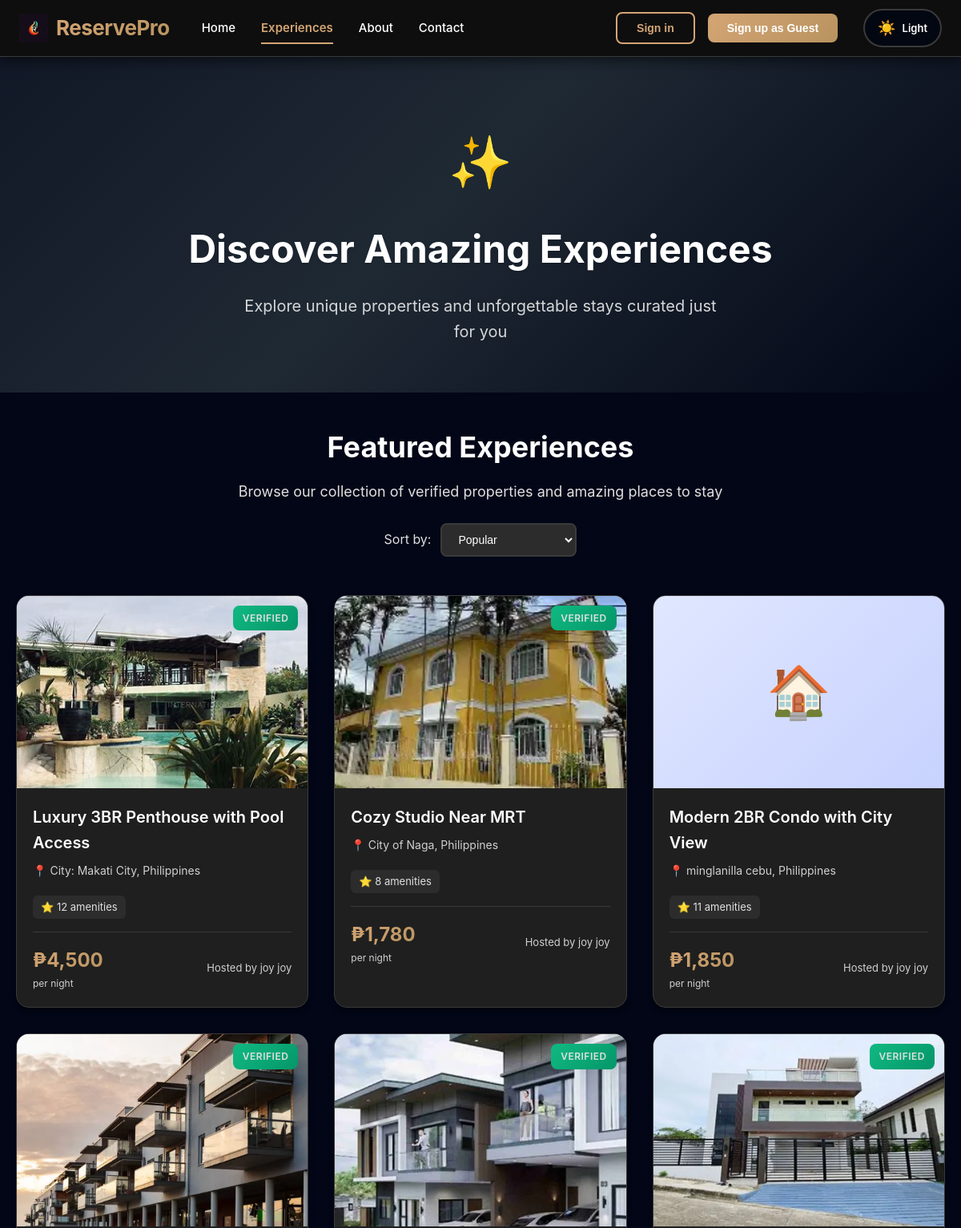
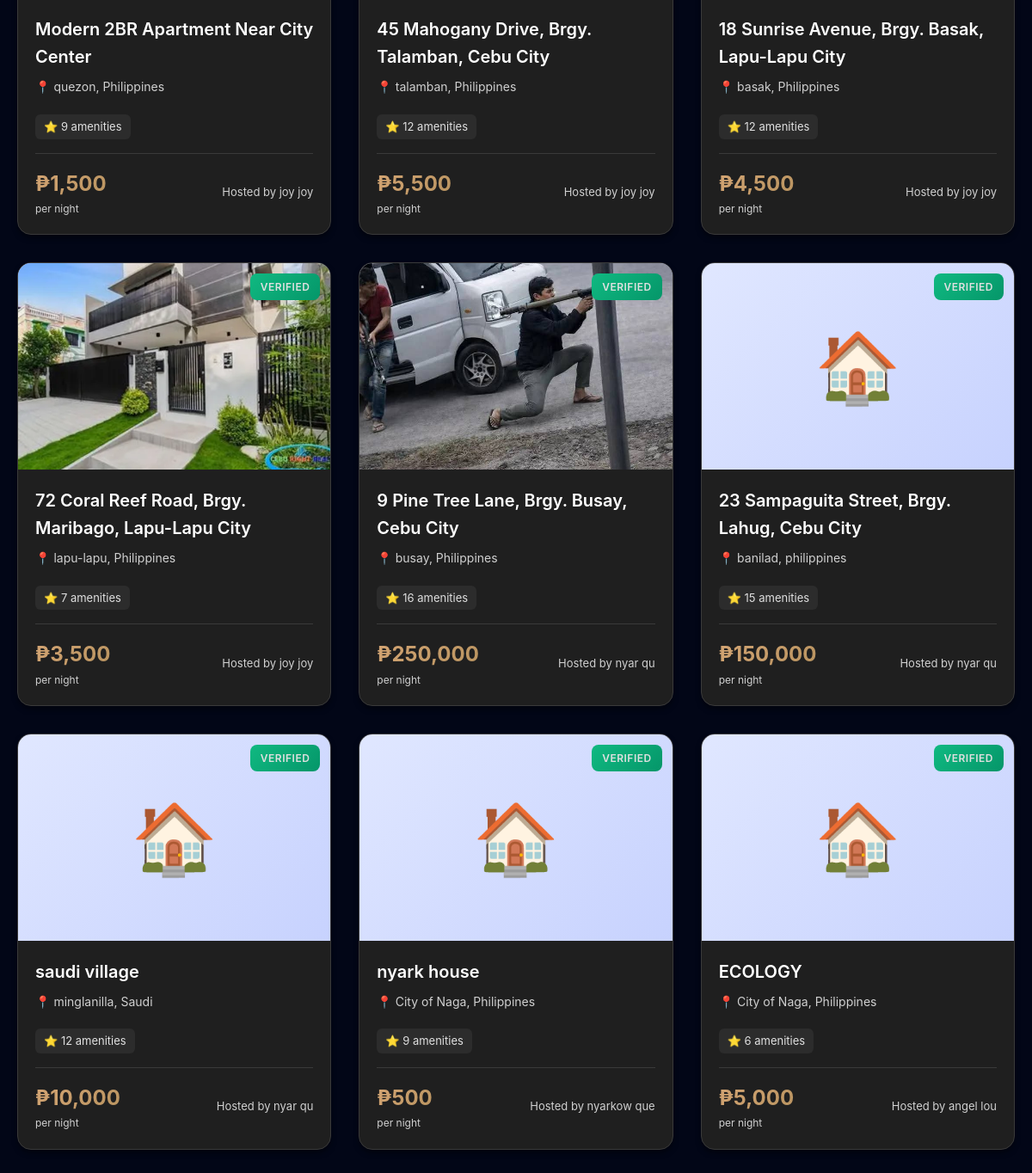
Screenshot of /experiences.php with the database file from the repository (2 pictures, top to bottom).
### tables this page shows
CREATE TABLE `properties` (
  `id` int(11) NOT NULL,
  `host_id` int(11) NOT NULL,
  `title` varchar(255) NOT NULL,
  `description` text NOT NULL,
  `property_type` enum('house','apartment','condo','villa','hotel') NOT NULL,
  `address` text NOT NULL,
  `city` varchar(100) NOT NULL,
  `country` varchar(100) NOT NULL,
  `price_per_night` decimal(10,2) NOT NULL,
  `max_guests` int(11) NOT NULL,
  `bedrooms` int(11) NOT NULL,
  `bathrooms` int(11) NOT NULL,
  `latitude` decimal(10,8) DEFAULT NULL,
  `longitude` decimal(11,8) DEFAULT NULL,
  `auto_accept_bookings` tinyint(1) NOT NULL DEFAULT 0,
  `average_rating` decimal(3,2) DEFAULT NULL,
  `review_count` int(11) NOT NULL DEFAULT 0,
  `status` enum('pending','approved','rejected','suspended','out_of_order') DEFAULT 'pending',
  `admin_notes` text DEFAULT NULL,
  `created_at` timestamp NOT NULL DEFAULT current_timestamp(),
  `updated_at` timestamp NOT NULL DEFAULT current_timestamp() ON UPDATE current_timestamp()
);

CREATE TABLE `users` (
  `id` int(11) NOT NULL,
  `first_name` varchar(50) NOT NULL,
  `last_name` varchar(50) NOT NULL,
  `date_of_birth` date DEFAULT NULL,
  `email` varchar(100) NOT NULL,
  `password` varchar(255) NOT NULL,
  `created_at` timestamp NOT NULL DEFAULT current_timestamp(),
  `role` enum('guest','host','admin') DEFAULT 'guest',
  `email_verified` tinyint(1) NOT NULL DEFAULT 0,
  `verification_token` varchar(100) DEFAULT NULL,
  `host_verified` tinyint(1) NOT NULL DEFAULT 0,
  `host_verification_status` enum('none','under review','approved','rejected') NOT NULL DEFAULT 'none'
);

### config/session.php (called while the page is built, shortened)
<?php
function isLoggedIn() {
    return isset($_SESSION['user_id']);
}
?>

### experiences.php (the view, shortened to what this page needs)
<?php
require_once __DIR__ . '/config/session.php';
$user = isLoggedIn() ? getCurrentUser() : null;
$conn = getDBConnection();
$query = "
    SELECT p.*, u.first_name, u.last_name,
    (SELECT photo_url FROM property_photos WHERE property_id = p.id AND is_primary = 1 LIMIT 1) as primary_photo
    FROM properties p
    JOIN users u ON p.host_id = u.id
    WHERE p.status = 'approved'
    ORDER BY p.created_at DESC
";
$result = $conn->query($query);
$properties = [];
if ($result) {
    $properties = $result->fetch_all(MYSQLI_ASSOC);
}
$property_amenities = [];
foreach ($properties as $property) {
    $stmt = $conn->prepare("
        SELECT COUNT(*) as amenity_count
        FROM property_amenities
        WHERE property_id = ?
    ");
    $stmt->bind_param("i", $property['id']);
    $stmt->execute();
    $amenity_result = $stmt->get_result();
    $property_amenities[$property['id']] = $amenity_result->fetch_assoc()['amenity_count'];
}
?>
<!DOCTYPE html>
<html lang="en">
<head>
    <link rel="stylesheet" href="assets/css/style.css?v=23.0">
    <link rel="stylesheet" href="assets/css/landing.css?v=23.0">
    <link rel="stylesheet" href="assets/css/modal.css?v=23.0">
    <link rel="stylesheet" href="assets/css/role-select.css?v=23.0">
    <link rel="stylesheet" href="assets/css/theme-toggle.css?v=23.0">
    <link rel="stylesheet" href="assets/css/animations.css?v=1.0">
</head>
<body>
    <nav class="navbar">
        <div class="nav-container">
            <div class="nav-left">
                <a href="home.php" class="brand">
                    <?php require __DIR__ . '/includes/brand-icon-svg.php'; ?>
                    <span class="brand-name">ReservePro</span>
                </a>
                <div class="nav-links">
                    <a href="home.php">Home</a>
                    <a href="experiences.php" class="active">Experiences</a>
                    <a href="about.php">About</a>
                    <a href="contact.php">Contact</a>
                </div>
            </div>
            <div class="nav-right">
                <?php if ($user): ?>
                    <div class="user-nav">
                        <span class="user-greeting">Hi, <?php echo htmlspecialchars($user['first_name']); ?></span>
                        <?php if ($user['role'] === 'admin'): ?>
                            <a href="admin/dashboard.php" class="nav-btn">Admin Panel</a>
                        <?php elseif ($user['role'] === 'host'): ?>
                            <a href="host/dashboard.php" class="nav-btn">Dashboard</a>
                        <?php else: ?>
                            <a href="home.php" class="nav-btn">Browse</a>
                        <?php endif; ?>
                        <a href="logout.php" class="nav-btn-outline">Logout</a>
                    </div>
                <?php else: ?>
                    <button onclick="openModal('loginModal')" class="nav-btn-outline">Sign in</button>
                    <button onclick="openModal('registerModal')" class="nav-btn">Sign up as Guest</button>
                <?php endif; ?>
                <div class="theme-toggle">
                    <span class="theme-toggle-icon">☀️</span>
                    <span class="theme-toggle-text">Light</span>
                </div>
            </div>
        </div>
    </nav>
    <section class="experiences-hero">
        <div class="experience-icon">✨</div>
        <h1>Discover Amazing Experiences</h1>
        <p>Explore unique properties and unforgettable stays curated just for you</p>
    </section>
    <div class="experiences-content">
        <div class="section-header">
            <h2>Featured Experiences</h2>
            <p>Browse our collection of verified properties and amazing places to stay</p>
            <div class="sort-options" style="margin-top: 24px; display: flex; justify-content: center; align-items: center; gap: 12px;">
                <label style="color: #E0E0E0; font-size: 16px;">Sort by:</label>
                <select class="sort-select experience-sort" style="padding: 10px 16px; background: #2C2C2C; color: #FFFFFF; border: 2px solid #3A3A3A; border-radius: 8px; font-size: 14px; cursor: pointer;">
                    <option value="popular">Popular</option>
                </select>
            </div>
        </div>
        <div class="experiences-grid">
            <?php if (empty($properties)): ?>
                <div class="empty-state">
                    <div class="empty-state-icon">🏝️</div>
                    <h3>No Experiences Available Yet</h3>
                    <p>Check back soon for amazing properties and experiences!</p>
                    <a href="home.php" class="btn-home">Back to Home</a>
                </div>
            <?php else: ?>
                <?php foreach ($properties as $property): ?>
                    <div class="experience-card" onclick="openPropertyModal(<?php echo $property['id']; ?>)" data-price="<?php echo $property['price_per_night']; ?>" data-date="<?php echo $property['created_at']; ?>">
                        <div class="experience-image">
                            <?php if (!empty($property['primary_photo'])):
                                $photo_path = ltrim($property['primary_photo'], '/');
                            ?>
                                <img src="<?php echo htmlspecialchars($photo_path); ?>"
                                     alt="<?php echo htmlspecialchars($property['title']); ?>"
                                     onerror="this.style.display='none'; this.parentElement.innerHTML='🏠';">
                            <?php else: ?>
                                <div style="font-size: 80px; text-align: center; padding: 40px;">🏠</div>
                            <?php endif; ?>
                            <div class="experience-badge">Verified</div>
                        </div>
                        <div class="experience-info">
                            <h3 class="experience-title"><?php echo htmlspecialchars($property['title']); ?></h3>
                            <div class="experience-location">
                                📍 <?php echo htmlspecialchars($property['city'] . ', ' . $property['country']); ?>
                            </div>
                            <?php if (isset($property_amenities[$property['id']]) && $property_amenities[$property['id']] > 0): ?>
                                <div class="amenities-count">
                                    ⭐ <?php echo $property_amenities[$property['id']]; ?> amenities
                                </div>
                            <?php endif; ?>
                            <div class="experience-details">
                                <div>
                                    <div class="experience-price price-amount">
                                        ₱<?php echo number_format($property['price_per_night'], 0); ?>
                                    </div>
                                    <div class="experience-price-label">per night</div>
                                </div>
                                <span class="experience-host">Hosted by <?php echo htmlspecialchars($property['first_name'] . ' ' . $property['last_name']); ?></span>
                            </div>
                        </div>
                    </div>
                <?php endforeach; ?>
            <?php endif; ?>
        </div>
    </div>
</body>
</html>

### includes/brand-icon-svg.php
<?php
$brand_icon_class = isset($brand_icon_class) ? $brand_icon_class : 'brand-icon';
$logo_src = '/part1-ReservePro/background%20image/asd.webp';
?>
<img src="<?php echo htmlspecialchars($logo_src); ?>"
     class="<?php echo htmlspecialchars($brand_icon_class); ?>"
     alt="ReservePro logo">

### assets/css/style.css (style rules this page uses)
* { margin: 0; padding: 0; box-sizing: border-box; }
:root { --primary-color: #D4A574; --primary-dark: #B8935F; --primary-light: #E6C89C; --secondary-color: #1A1A1A; --accent-color: #D4A574; --text-dark: #FFFFFF; --text-gray: #B8B8B8; --bg-light: #1F1F1F; --border-color: #3A3A3A; --bg-primary: #020617; --bg-secondary: #030712; --bg-tertiary: #111827; --wood-dark: #111827; --wood-medium: #1F2933; --wood-light: #4B5563; }
body { font-family: -apple-system, BlinkMacSystemFont, 'Segoe UI', 'Inter', Roboto, 'Helvetica Neue', Arial, sans-serif; background: var(--bg-primary); color: #FFFFFF !important; line-height: 1.6; min-height: 100vh; }
h1, h2, h3, h4, h5, h6 { color: #FFFFFF !important; }
p, span, div { color: #E0E0E0 !important; }

### assets/css/landing.css (style rules this page uses)
:root { --primary-color: #D4A574; --primary-dark: #B8935F; --secondary-color: #1A1A1A; --accent-color: #D4A574; --text-dark: #FFFFFF; --text-light: #B8B8B8; --bg-light: #1F1F1F; --bg-dark: #020617; --bg-darker: #020617; --border-color: #3A3A3A; --wood-dark: #111827; --wood-medium: #1F2933; --shadow-sm: 0 2px 8px rgba(0, 0, 0, 0.3); --shadow-md: 0 4px 16px rgba(0, 0, 0, 0.4); --shadow-lg: 0 8px 32px rgba(0, 0, 0, 0.5); --shadow-gold: 0 4px 16px rgba(212, 165, 116, 0.2); }
* { margin: 0; padding: 0; box-sizing: border-box; }
body { font-family: -apple-system, BlinkMacSystemFont, 'Segoe UI', 'Inter', Roboto, 'Helvetica Neue', Arial, sans-serif; color: #FFFFFF !important; background: var(--bg-dark); overflow-x: hidden; }
h1, h2, h3, h4, h5, h6 { color: #FFFFFF !important; }
p { color: #E0E0E0 !important; }
.navbar { position: sticky; top: 0; background: rgba(15, 15, 15, 0.98); backdrop-filter: blur(15px); border-bottom: 1px solid var(--border-color); z-index: 1000; box-shadow: 0 4px 16px rgba(0, 0, 0, 0.6); }
.nav-container { max-width: 1400px; margin: 0 auto; padding: 0 24px; display: flex; justify-content: space-between; align-items: center; height: 70px; }
.nav-left { display: flex; align-items: center; gap: 40px; }
.brand { display: flex; align-items: center; gap: 10px; text-decoration: none; transition: transform 0.2s ease; }
.brand-icon { width: 36px; height: 36px; flex-shrink: 0; }
.brand-name { font-size: 26px; font-weight: 700; background: linear-gradient(135deg, var(--primary-color), var(--primary-dark)); -webkit-background-clip: text; -webkit-text-fill-color: transparent; background-clip: text; letter-spacing: -0.5px; }
.nav-links { display: flex; gap: 32px; }
.nav-links a { color: var(--text-dark); text-decoration: none; font-weight: 500; font-size: 15px; transition: color 0.2s ease; position: relative; }
.nav-links a::after { content: ''; position: absolute; bottom: -8px; left: 0; width: 0; height: 2px; background: var(--primary-color); transition: width 0.3s ease; }
.nav-links a.active { color: var(--primary-color); font-weight: 600; }
.nav-links a.active::after { width: 100%; }
.nav-right { display: flex; align-items: center; gap: 16px; }
.nav-btn, button.nav-btn { padding: 10px 24px; background: linear-gradient(135deg, var(--primary-color), var(--primary-dark)); color: white; border: none; border-radius: 8px; text-decoration: none; font-weight: 600; font-size: 14px; cursor: pointer; transition: transform 0.2s ease, box-shadow 0.2s ease; display: inline-block; }
.nav-btn-outline, button.nav-btn-outline { padding: 10px 24px; background: transparent; color: var(--primary-color); border: 2px solid var(--primary-color); border-radius: 8px; text-decoration: none; font-weight: 600; font-size: 14px; cursor: pointer; transition: all 0.2s ease; display: inline-block; }
.sort-options { display: flex; align-items: center; gap: 12px; }
.sort-options label { font-size: 14px; color: var(--text-light); }
.sort-select { padding: 8px 16px; border: 1px solid var(--border-color); border-radius: 8px; font-size: 14px; cursor: pointer; outline: none; }

### rows the page displays
properties: shows a picture, title "Luxury 3BR Penthouse with Pool Access", city+country "City: Makati City, Philippines", id "12", price_per_night "4,500", host.last_name "joy joy"
properties: shows a picture, title "Cozy Studio Near MRT", city+country "City of Naga, Philippines", id "8", price_per_night "1,780", host.last_name "joy joy"
properties: title "Modern 2BR Condo with City View", city+country "minglanilla cebu, Philippines", id "11", price_per_night "1,850", host.last_name "joy joy"
properties: shows a picture, title "Modern 2BR Apartment Near City Center", city+country "quezon, Philippines", id "9", price_per_night "1,500", host.last_name "joy joy"
properties: shows a picture, title "45 Mahogany Drive, Brgy. Talamban, Cebu City", city+country "talamban, Philippines", id "12", price_per_night "5,500", host.last_name "joy joy"
properties: shows a picture, title "18 Sunrise Avenue, Brgy. Basak, Lapu-Lapu City", city+country "basak, Philippines", id "12", price_per_night "4,500", host.last_name "joy joy"
properties: shows a picture, title "72 Coral Reef Road, Brgy. Maribago, Lapu-Lapu City", city+country "lapu-lapu, Philippines", id "7", price_per_night "3,500", host.last_name "joy joy"
properties: shows a picture, title "9 Pine Tree Lane, Brgy. Busay, Cebu City", city+country "busay, Philippines", id "16", price_per_night "250,000", host.last_name "nyar qu"
properties: title "23 Sampaguita Street, Brgy. Lahug, Cebu City", city+country "banilad, philippines", id "15", price_per_night "150,000", host.last_name "nyar qu"
properties: title "saudi village", city+country "minglanilla, Saudi", id "12", price_per_night "10,000", host.last_name "nyar qu"
properties: title "nyark house", city+country "City of Naga, Philippines", id "9", price_per_night "500", host.last_name "nyarkow que"
properties: title "ECOLOGY", city+country "City of Naga, Philippines", id "6", price_per_night "5,000", host.last_name "angel lou"
